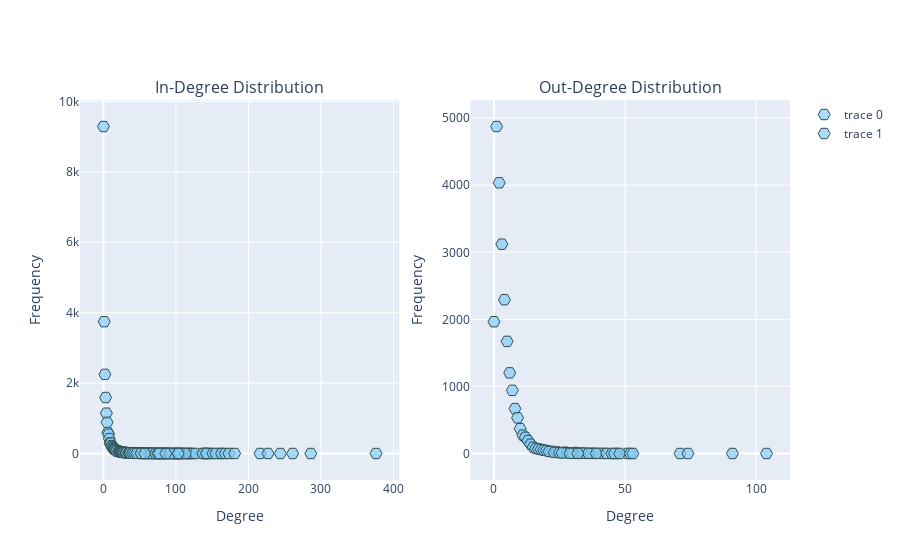

Source (notebook cell):
### Code cell
import pandas as pd
import networkx as nx
import plotly.graph_objects as go
from plotly.subplots import make_subplots

# Assuming you already have a directed graph (DG)
# Compute in-degree and out-degree distributions    
in_degrees = dict(DG.in_degree())
out_degrees = dict(DG.out_degree())

# Convert to DataFrame
in_df = pd.DataFrame(list(in_degrees.values()), columns=['Degree'])
out_df = pd.DataFrame(list(out_degrees.values()), columns=['Degree'])

# Compute frequency of each degree
in_df = in_df.value_counts().reset_index()
in_df.columns = ['Degree', 'Freq']

out_df = out_df.value_counts().reset_index()
out_df.columns = ['Degree', 'Freq']

# Create subplots
fig = make_subplots(rows=1, cols=2, horizontal_spacing=0.1,
                    subplot_titles=("In-Degree Distribution", "Out-Degree Distribution"),
                    specs=[[{"type": "xy"}, {"type": "xy"}]])

# Add in-degree scatter plot
fig.add_trace(
    go.Scatter(x=in_df['Degree'], y=in_df['Freq'], marker_symbol='hexagon2', mode="markers+text",
               marker=dict(size=12, color='rgba(135, 206, 250, 0.7)', 
                           line=dict(width=1, color='DarkSlateGrey'))),
    row=1, col=1)

# Add out-degree scatter plot
fig.add_trace(
    go.Scatter(x=out_df['Degree'], y=out_df['Freq'], marker_symbol='hexagon2', mode="markers+text",
               marker=dict(size=12, color='rgba(135, 206, 250, 0.7)', 
                           line=dict(width=1, color='DarkSlateGrey'))),
    row=1, col=2)

# Update axis labels
fig.update_xaxes(title_text="Degree", row=1, col=1)
fig.update_yaxes(title_text="Frequency", row=1, col=1)
fig.update_xaxes(title_text="Degree", row=1, col=2)
fig.update_yaxes(title_text="Frequency", row=1, col=2)

# Show plot
fig.show()

### Figure 1 — Plotly figure (JSON) as saved in the notebook; plotly's stock layout.template omitted (floating-point values rounded to 4 significant figures)
{"data": [{"marker": {"color": "rgba(135, 206, 250, 0.7)", "line": {"color": "DarkSlateGrey", "width": 1}, "size": 12, "symbol": "hexagon2"}, "mode": "markers+text", "type": "scatter", "x": [0, 1, 2, 3, 4, 5, 6, 7, 8, 9, 10, 11, 12, 13, 14, 15, 16, 17, 19, 20, 18, 21, 22, 23, 24, 25, 26, 28, 27, 30, 29, 33, 31, 34, 32, 35, 36, 42, 39, 38, 37, 44, 41, 45, 47, 58, 40, 49, 43, 50, 48, 60, 51, 55, 54, 70, 64, 61, 62, 80, 68, 59, 82, 88, 90, 53, 56, 46, 71, 73, 63, 84, 93, 97, 52, 78, 67, 76, 66, 146, 85, 101, 161, 141, 110, 108, 107, 57, 87, 89, 81, 72, 79, 75, 77, 102, 100, 99, 96, 92, 86, 106, 104, 116, 117, 120, 118, 123, 127, 113, 103, 139, 137, 143, 142, 151, 155, 163, 168, 173, 181, 216, 227, 244, 261, 286, 376], "xaxis": "x", "y": [9287, 3744, 2248, 1591, 1146, 886, 597, 548, 424, 294, 294, 219, 197, 156, 136, 121, 121, 99, 80, 73, 71, 64, 51, 49, 48, 37, 34, 33, 31, 31, 29, 25, 23, 22, 20, 17, 16, 16, 16, 15, 14, 13, 9, 9, 9, 9, 8, 8, 8, 7, 7, 6, 6, 6, 6, 5, 5, 4, 4, 4, 4, 4, 4, 3, 3, 3, 3, 3, 3, 3, 3, 3, 3, 2, 2, 2, 2, 2, 2, 2, 2, 2, 2, 2, 2, 2, 2, 1, 1, 1, 1, 1, 1, 1, 1, 1, 1, 1, 1, 1, 1, 1, 1, 1, 1, 1, 1, 1, 1, 1, 1, 1, 1, 1, 1, 1, 1, 1, 1, 1, 1, 1, 1, 1, 1, 1, 1], "yaxis": "y"}, {"marker": {"color": "rgba(135, 206, 250, 0.7)", "line": {"color": "DarkSlateGrey", "width": 1}, "size": 12, "symbol": "hexagon2"}, "mode": "markers+text", "type": "scatter", "x": [1, 2, 3, 4, 0, 5, 6, 7, 8, 9, 10, 11, 12, 13, 14, 15, 16, 17, 18, 19, 20, 22, 21, 24, 27, 23, 31, 25, 28, 26, 33, 35, 30, 34, 38, 29, 37, 36, 42, 40, 32, 39, 43, 47, 51, 45, 46, 48, 52, 53, 71, 74, 91, 104], "xaxis": "x2", "y": [4875, 4036, 3121, 2293, 1965, 1672, 1203, 942, 670, 533, 371, 275, 243, 193, 139, 97, 76, 68, 60, 50, 45, 33, 31, 24, 21, 17, 16, 14, 13, 9, 8, 5, 5, 5, 4, 3, 3, 3, 3, 3, 2, 2, 2, 2, 2, 1, 1, 1, 1, 1, 1, 1, 1, 1], "yaxis": "y2"}], "layout": {"annotations": [{"font": {"size": 16}, "showarrow": false, "text": "In-Degree Distribution", "x": 0.225, "xanchor": "center", "xref": "paper", "y": 1, "yanchor": "bottom", "yref": "paper"}, {"font": {"size": 16}, "showarrow": false, "text": "Out-Degree Distribution", "x": 0.775, "xanchor": "center", "xref": "paper", "y": 1, "yanchor": "bottom", "yref": "paper"}], "xaxis": {"anchor": "y", "domain": [0, 0.45], "title": {"text": "Degree"}}, "xaxis2": {"anchor": "y2", "domain": [0.55, 1], "title": {"text": "Degree"}}, "yaxis": {"anchor": "x", "domain": [0, 1], "title": {"text": "Frequency"}}, "yaxis2": {"anchor": "x2", "domain": [0, 1], "title": {"text": "Frequency"}}}}
